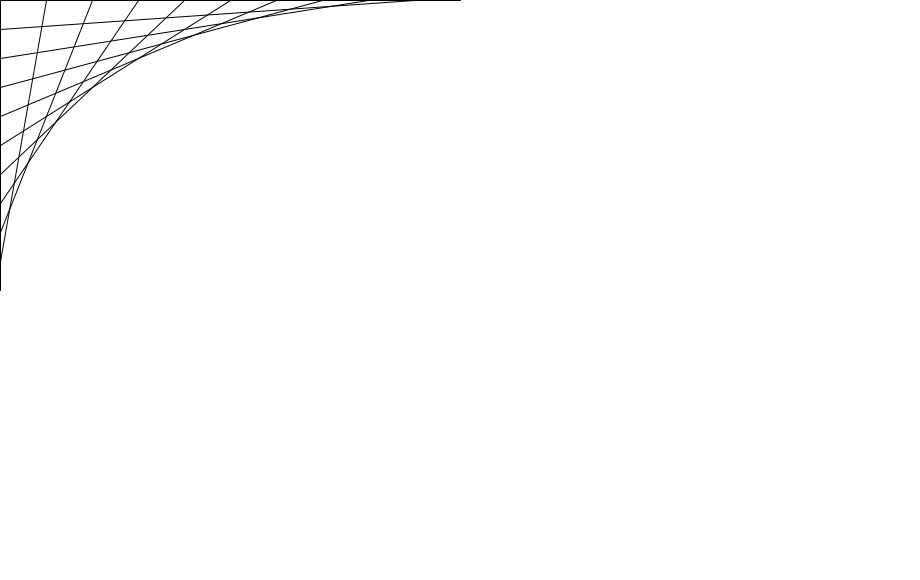
Frame 1 (no input)
Frame 60 (the mouse pressed at the canvas centre just before this capture): identical to frame 1, image omitted
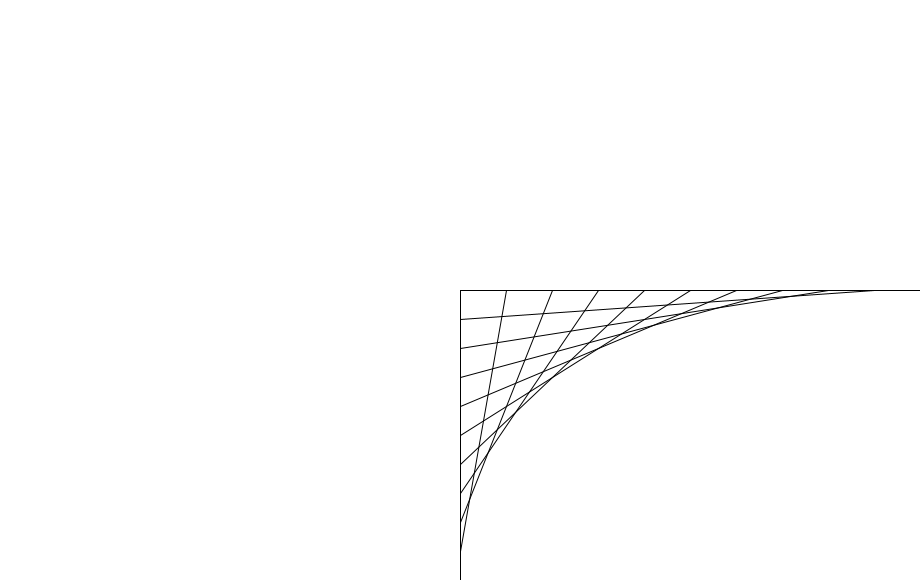
Frame 120 (the mouse held since frame 60 and released just before this capture)

The Processing sketch that drew these frames (run headless with seeded random() and noise(); from frame 60 on, the mouse is pressed at the canvas centre):

// Processing sketch: sketch_181111a
// ── sketch_181111a.pde
void setup(){
  size(920, 580);
  //noLoop();
}

void draw(){
  background(255);
  xenakis(mouseX, mouseY, width/2, height/2);
}

void xenakis(float startX, float startY, float sizeX, float sizeY){
  float incr = width/20;
  
  for(float x = startX; x <= sizeX + startX; x += incr){
    float mapX = map(x - startX, 0, width, 0, height);
    float y = sizeY + startY - mapX;
    
    line(startX, y, x, startY);
  }
}
